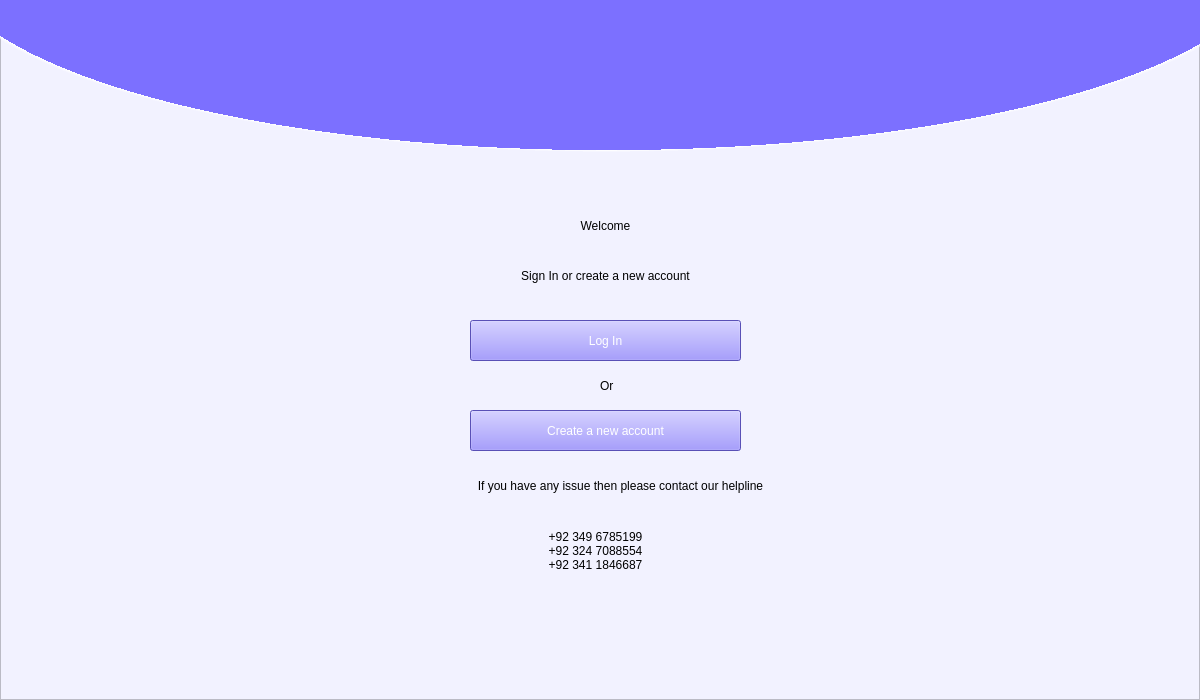
<?xml version="1.0" encoding="UTF-8"?>
<ui version="4.0">
 <class>Form</class>
 <widget class="QWidget" name="Form">
  <property name="geometry">
   <rect>
    <x>0</x>
    <y>0</y>
    <width>1200</width>
    <height>700</height>
   </rect>
  </property>
  <property name="maximumSize">
   <size>
    <width>1200</width>
    <height>700</height>
   </size>
  </property>
  <property name="windowTitle">
   <string>Form</string>
  </property>
  <widget class="QFrame" name="MainFrame">
   <property name="geometry">
    <rect>
     <x>0</x>
     <y>0</y>
     <width>1200</width>
     <height>700</height>
    </rect>
   </property>
   <property name="styleSheet">
    <string notr="true">background-color: rgb(242, 242, 255);</string>
   </property>
   <property name="frameShape">
    <enum>QFrame::StyledPanel</enum>
   </property>
   <property name="frameShadow">
    <enum>QFrame::Raised</enum>
   </property>
   <widget class="QWidget" name="TopBlueCurve" native="true">
    <property name="geometry">
     <rect>
      <x>-90</x>
      <y>-250</y>
      <width>1400</width>
      <height>410</height>
     </rect>
    </property>
    <property name="autoFillBackground">
     <bool>false</bool>
    </property>
    <property name="styleSheet">
     <string notr="true">background-color: qradialgradient(spread:pad, cx:0.5, cy:0.5, radius:0.911, fx:0.495, fy:0.5, stop:0 rgba(124, 112, 255, 255), stop:0.522167 rgba(124, 112, 255, 255), stop:0.522685 rgba(255, 255, 255, 255), stop:0.527094 rgba(255, 255, 255, 0));
</string>
    </property>
   </widget>
   <widget class="QPushButton" name="createnew">
    <property name="geometry">
     <rect>
      <x>470</x>
      <y>410</y>
      <width>271</width>
      <height>41</height>
     </rect>
    </property>
    <property name="cursor">
     <cursorShape>PointingHandCursor</cursorShape>
    </property>
    <property name="styleSheet">
     <string notr="true">font: 75 14pt &quot;Segoe UI Black&quot;;
color: rgb(255, 255, 255);
background-color: rgb(124, 112, 255);</string>
    </property>
    <property name="text">
     <string>Create a new account</string>
    </property>
   </widget>
   <widget class="QLabel" name="label">
    <property name="geometry">
     <rect>
      <x>490</x>
      <y>200</y>
      <width>231</width>
      <height>51</height>
     </rect>
    </property>
    <property name="styleSheet">
     <string notr="true">font: 75 22pt &quot;Segoe UI Black&quot;;</string>
    </property>
    <property name="text">
     <string>Welcome</string>
    </property>
    <property name="alignment">
     <set>Qt::AlignCenter</set>
    </property>
   </widget>
   <widget class="QLabel" name="label_3">
    <property name="geometry">
     <rect>
      <x>600</x>
      <y>370</y>
      <width>47</width>
      <height>31</height>
     </rect>
    </property>
    <property name="styleSheet">
     <string notr="true">font: 75 12pt &quot;Segoe UI Black&quot;;</string>
    </property>
    <property name="text">
     <string>Or </string>
    </property>
   </widget>
   <widget class="QLabel" name="label_4">
    <property name="geometry">
     <rect>
      <x>350</x>
      <y>470</y>
      <width>541</width>
      <height>31</height>
     </rect>
    </property>
    <property name="styleSheet">
     <string notr="true">font: 75 12pt &quot;Segoe UI Black&quot;;</string>
    </property>
    <property name="text">
     <string>If you have any issue then please contact our helpline</string>
    </property>
    <property name="alignment">
     <set>Qt::AlignCenter</set>
    </property>
   </widget>
   <widget class="QLabel" name="label_2">
    <property name="geometry">
     <rect>
      <x>440</x>
      <y>260</y>
      <width>331</width>
      <height>31</height>
     </rect>
    </property>
    <property name="styleSheet">
     <string notr="true">font: 75 12pt &quot;Segoe UI Black&quot;;</string>
    </property>
    <property name="text">
     <string>Sign In or create a new account</string>
    </property>
    <property name="alignment">
     <set>Qt::AlignCenter</set>
    </property>
   </widget>
   <widget class="QPushButton" name="loginbutton">
    <property name="geometry">
     <rect>
      <x>470</x>
      <y>320</y>
      <width>271</width>
      <height>41</height>
     </rect>
    </property>
    <property name="cursor">
     <cursorShape>PointingHandCursor</cursorShape>
    </property>
    <property name="styleSheet">
     <string notr="true">font: 75 14pt &quot;Segoe UI Black&quot;;
color: rgb(255, 255, 255);
background-color: rgb(124, 112, 255);</string>
    </property>
    <property name="text">
     <string>Log In</string>
    </property>
   </widget>
   <widget class="QLabel" name="label_6">
    <property name="geometry">
     <rect>
      <x>490</x>
      <y>500</y>
      <width>211</width>
      <height>101</height>
     </rect>
    </property>
    <property name="styleSheet">
     <string notr="true">font: 75 12pt &quot;Segoe UI Black&quot;;</string>
    </property>
    <property name="text">
     <string>+92 349 6785199
+92 324 7088554
+92 341 1846687</string>
    </property>
    <property name="alignment">
     <set>Qt::AlignCenter</set>
    </property>
   </widget>
   <widget class="QPushButton" name="pushButton_2">
    <property name="geometry">
     <rect>
      <x>430</x>
      <y>10</y>
      <width>360</width>
      <height>150</height>
     </rect>
    </property>
    <property name="styleSheet">
     <string notr="true">background-color: rgba(255, 255, 255, 0);</string>
    </property>
    <property name="text">
     <string/>
    </property>
    <property name="icon">
     <iconset>
      <normaloff>../Images/Logo.png</normaloff>../Images/Logo.png</iconset>
    </property>
    <property name="iconSize">
     <size>
      <width>350</width>
      <height>350</height>
     </size>
    </property>
    <property name="flat">
     <bool>true</bool>
    </property>
   </widget>
  </widget>
 </widget>
 <resources>
  <include location="image.qrc"/>
 </resources>
 <connections/>
</ui>
